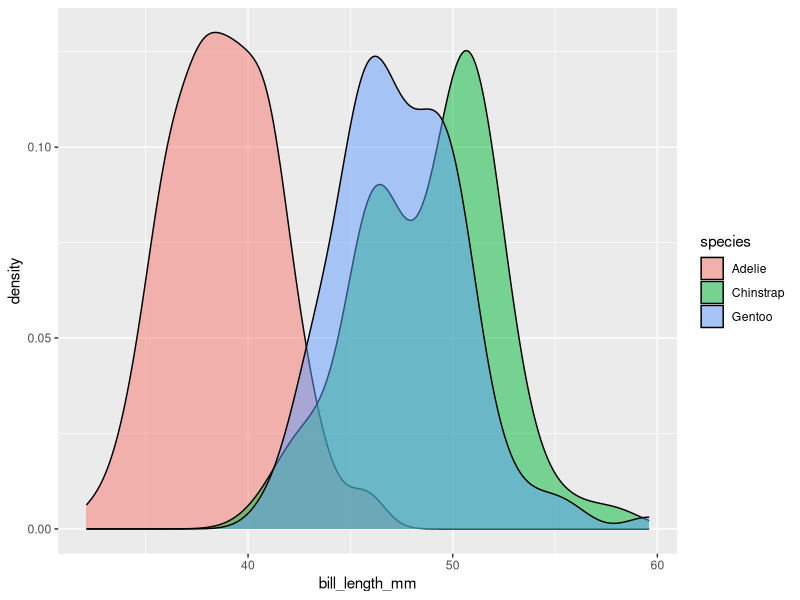
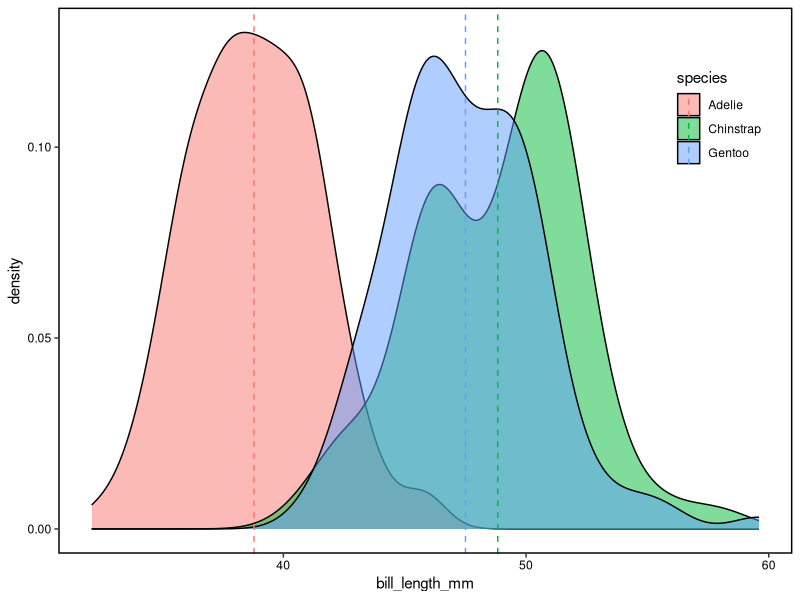
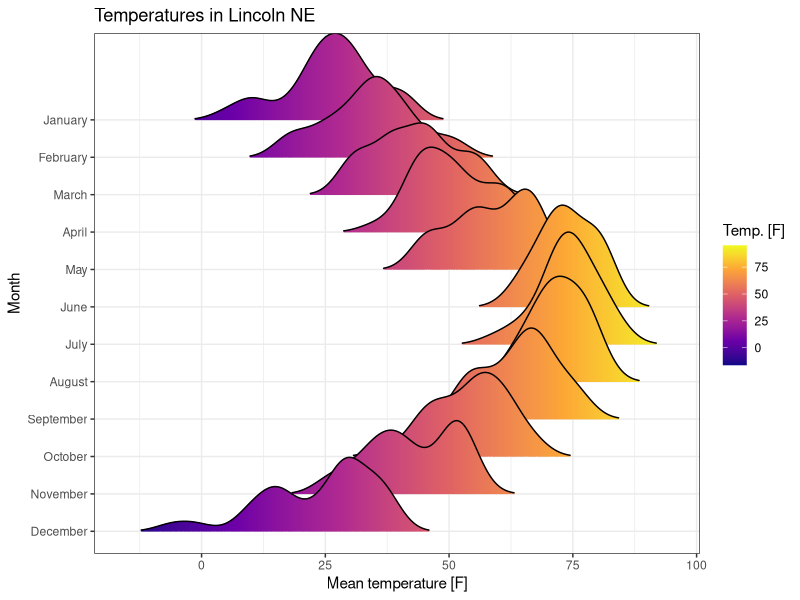
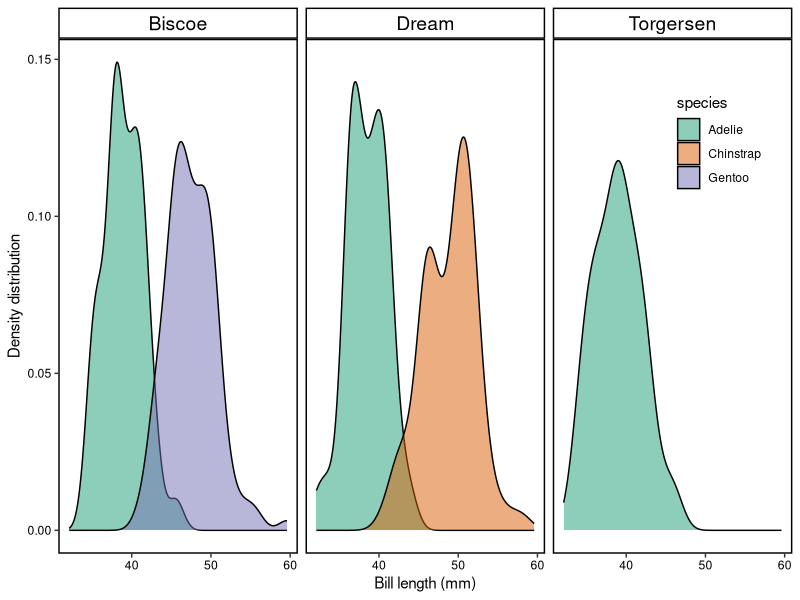

Write the R code that produced these figures, in order.



#### load libraries ####
library(ggplot2)
library(data.table)
library(gridExtra)
library(ggridges)
library(palmerpenguins)

## load penguin data (https://allisonhorst.github.io/palmerpenguins/)
data(penguins)

## convert to data.table 
setDT(penguins)

## assign three colours 
col = c("#1b9e77", "#d95f02", "#7570b3") 

#### assign theme ####
theme_penguin <- theme(legend.position = c(0.9, 0.8),
                       legend.key = element_blank(),
                       axis.text = element_text(color = "black"),
                       panel.grid.minor = element_blank(),
                       panel.background = element_blank(), 
                       panel.border = element_rect(colour = "black", 
                                                   fill=NA, size = 1))


#### basic density distribution ####
ggplot(penguins) +
  geom_density(aes(bill_length_mm, 
                   fill = species), 
               alpha = 0.5) 

#### update plot 1 ####
## add vertical lines for the mean of each distribution

mean_penguin <- setDT(penguins)[, mean(bill_length_mm, na.rm = T), 
                                by = "species"]

## plot
ggplot(penguins) +
  geom_density(aes(bill_length_mm, 
                   fill = species), 
               alpha = 0.5) +
  geom_vline(data = mean_penguin, 
             aes(xintercept = V1, col = species), 
             lty = 2) +
  theme_penguin

#### update plot 2 ####
## separate plots (using facet)

## plot
png("figures/fig3.png", width = 4000, height = 3000, units = "px", res = 500)
ggplot(penguins) +
  geom_density(aes(bill_length_mm, 
                   fill = species), 
               alpha = 0.5) +
  scale_fill_manual(values = col) +
  ylab("Density distribution") +
  xlab("Bill length (mm)") +
  theme_penguin +
  theme(strip.background = element_rect(color = "black", 
                                        fill = "white", 
                                        size = 1),
        strip.text = element_text(size = 14, color = "black")) +
  facet_wrap(~island)
dev.off()
  
#### ggridges ####

data("lincoln_weather")

ggplot(lincoln_weather,
       aes(x = `Mean Temperature [F]`, 
           y = Month, 
           fill = stat(x))) +
  geom_density_ridges_gradient(scale = 3, 
                               size = 0.3, 
                               rel_min_height = 0.01) +
  scale_fill_viridis_c(name = "Temp. [F]", option = "C") +
  xlab("Mean temperature [F]") +
  labs(title = 'Temperatures in Lincoln NE') +
  theme_bw()
